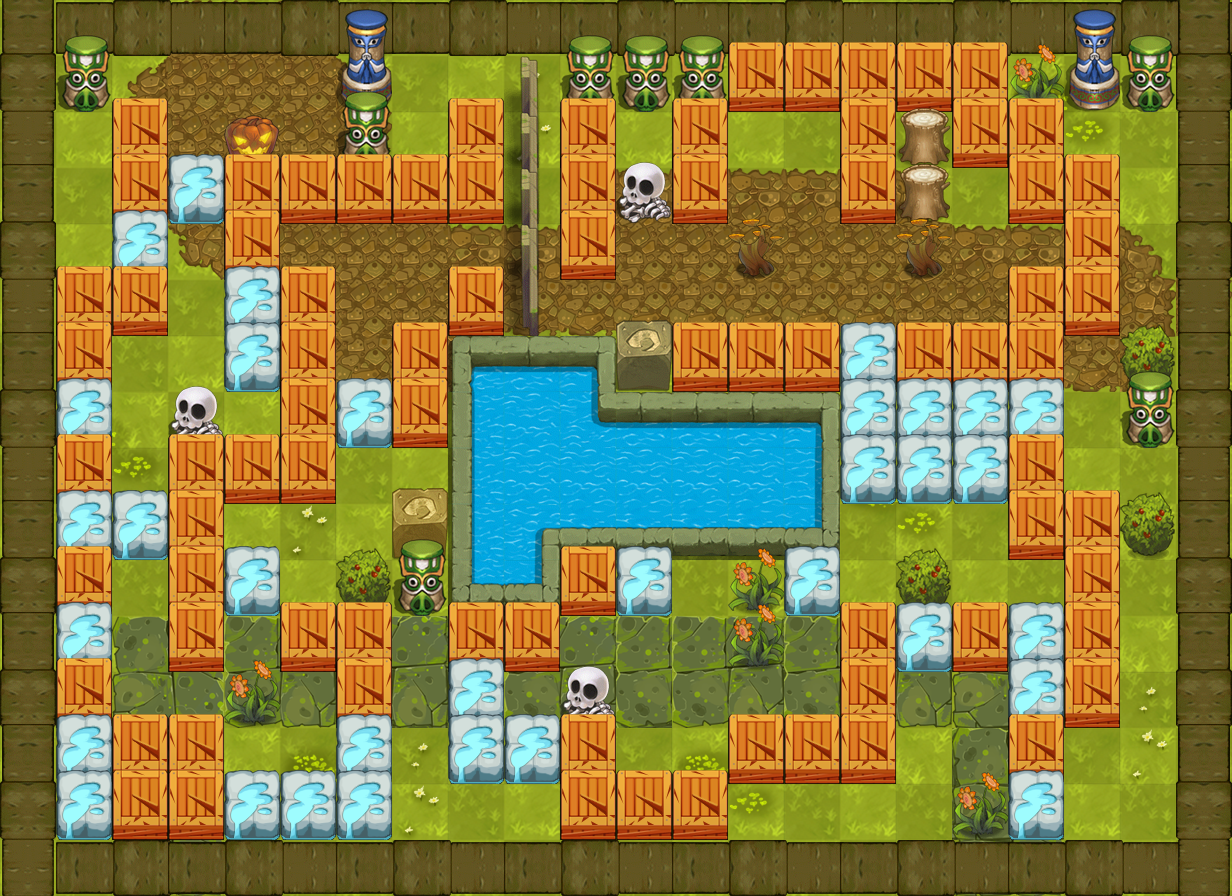

This game map was drawn from its Tiled (.tmx) file and the tilesets committed beside it. A one-line description and the trimmed map source follow:
An orthogonal 22x16 tile map with 56x56 px tiles, 4 tile layers (collidableLayer, backgroundLayer, floor, stoneLayer), 22 tilesets and 20 objects (soldier_pos).

<map version="1.0" orientation="orthogonal" width="22" height="16" tilewidth="56" tileheight="56">
 <tileset firstgid="1" name="lv2_clmap_base" tilewidth="56" tileheight="56">
  <image source="图块资源/lv2/lv2_clmap_base.png" width="112" height="112" />
 </tileset>
 <tileset firstgid="5" name="lv2_h_wall" tilewidth="56" tileheight="172">
  <image source="图块资源/lv2/lv2_h_wall.png" width="56" height="172" />
 </tileset>
 <tileset firstgid="6" name="lv2_v_wall" tilewidth="172" tileheight="56">
  <image source="图块资源/lv2/lv2_v_wall.png" width="172" height="56" />
 </tileset>
 <tileset firstgid="7" name="meta_tiles" tilewidth="56" tileheight="56">
  <image source="图块资源/lv2/meta_tiles.png" width="112" height="56" />
  <tile id="0">
   <properties>
    <property name="move" value="false" />
   </properties>
  </tile>
  <tile id="1">
   <properties>
    <property name="move" value="true" />
   </properties>
  </tile>
 </tileset>
 <tileset firstgid="9" name="grass" tilewidth="56" tileheight="68">
  <image source="图块资源/lv2/grass.png" width="56" height="68" />
  <tile id="0">
   <properties>
    <property name="type" value="stone" />
   </properties>
  </tile>
 </tileset>
 <tileset firstgid="10" name="lv2_stone" tilewidth="56" tileheight="72">
  <image source="图块资源/lv2/lv2_stone.png" width="56" height="144" />
  <tile id="0">
   <properties>
    <property name="type" value="stone" />
   </properties>
  </tile>
  <tile id="1">
   <properties>
    <property name="type" value="stone" />
   </properties>
  </tile>
 </tileset>
 <tileset firstgid="12" name="lv2_tree" tilewidth="56" tileheight="60">
  <image source="图块资源/lv2/lv2_tree.png" width="56" height="121" />
  <tile id="0">
   <properties>
    <property name="type" value="stone" />
   </properties>
  </tile>
  <tile id="1">
   <properties>
    <property name="type" value="stone" />
   </properties>
  </tile>
 </tileset>
 <tileset firstgid="14" name="lv2_sz1" tilewidth="56" tileheight="103">
  <image source="图块资源/lv2/lv2_sz1.png" width="56" height="103" />
  <tile id="0">
   <properties>
    <property name="type" value="stone" />
   </properties>
  </tile>
 </tileset>
 <tileset firstgid="15" name="lv2_sz2" tilewidth="56" tileheight="77">
  <image source="图块资源/lv2/lv2_sz2.png" width="56" height="77" />
  <tile id="0">
   <properties>
    <property name="type" value="stone" />
   </properties>
  </tile>
 </tileset>
 <tileset firstgid="16" name="riever" tilewidth="56" tileheight="56">
  <image source="图块资源/lv2/riever.png" width="56" height="728" />
 </tileset>
 <tileset firstgid="29" name="lv2_tex2" tilewidth="56" tileheight="56">
  <image source="图块资源/lv2/lv2_tex2.png" width="560" height="560" />
 </tileset>
 <tileset firstgid="129" name="floor1" tilewidth="56" tileheight="68">
  <image source="图块资源/lv2/floor1.png" width="56" height="68" />
  <tile id="0">
   <properties>
    <property name="type" value="stone" />
   </properties>
  </tile>
 </tileset>
 <tileset firstgid="130" name="floor2" tilewidth="56" tileheight="53">
  <image source="图块资源/lv2/floor2.png" width="56" height="53" />
  <tile id="0">
   <properties>
    <property name="type" value="stone" />
   </properties>
  </tile>
 </tileset>
 <tileset firstgid="131" name="floor3" tilewidth="56" tileheight="61">
  <image source="图块资源/lv2/floor3.png" width="56" height="61" />
  <tile id="0">
   <properties>
    <property name="type" value="stone" />
   </properties>
  </tile>
 </tileset>
 <tileset firstgid="132" name="kulo" tilewidth="56" tileheight="62">
  <image source="图块资源/lv2/kulo.png" width="56" height="62" />
 </tileset>
 <tileset firstgid="133" name="nangua" tilewidth="56" tileheight="53">
  <image source="图块资源/lv2/nangua.png" width="56" height="53" />
  <tile id="0">
   <properties>
    <property name="type" value="stone" />
   </properties>
  </tile>
 </tileset>
 <tileset firstgid="134" name="tile_box" tilewidth="56" tileheight="70">
  <image source="图块资源/lv2/tile_box.png" width="112" height="70" />
  <tile id="0">
   <properties>
    <property name="type" value="stone" />
   </properties>
  </tile>
  <tile id="1">
   <properties>
    <property name="type" value="box" />
   </properties>
  </tile>
 </tileset>
 <tileset firstgid="136" name="wl1" tilewidth="56" tileheight="64">
  <image source="图块资源/lv2/wl1.png" width="56" height="64" />
  <tile id="0">
   <properties>
    <property name="type" value="stone" />
   </properties>
  </tile>
 </tileset>
 <tileset firstgid="137" name="wl2" tilewidth="56" tileheight="53">
  <image source="图块资源/lv2/wl2.png" width="56" height="53" />
  <tile id="0">
   <properties>
    <property name="type" value="stone" />
   </properties>
  </tile>
 </tileset>
 <tileset firstgid="138" name="wl3" tilewidth="44" tileheight="65">
  <image source="图块资源/lv2/wl3.png" width="44" height="65" />
  <tile id="0">
   <properties>
    <property name="type" value="stone" />
   </properties>
  </tile>
 </tileset>
 <tileset firstgid="139" name="rightwl" tilewidth="36" tileheight="112">
  <image source="图块资源/lv2/rightwl.png" width="36" height="112" />
 </tileset>
 <tileset firstgid="140" name="leftwl" tilewidth="44" tileheight="112">
  <image source="图块资源/lv2/leftwl.png" width="44" height="112" />
 </tileset>
 <layer name="collidableLayer" width="22" height="16">
  <data>[352 cells, 352 non-empty, 2 distinct tile ids]</data>
 </layer>
 <layer name="backgroundLayer" width="22" height="16">
  <data>[352 cells, 352 non-empty, 4 distinct tile ids]</data>
 </layer>
 <layer name="floor" width="22" height="16">
  <data>[352 cells, 163 non-empty, 59 distinct tile ids]</data>
 </layer>
 <layer name="stoneLayer" width="22" height="16">
  <data>[352 cells, 197 non-empty, 26 distinct tile ids]</data>
 </layer>
 <objectgroup name="soldierObjects" width="22" height="16" visible="0">
  <object name="soldier_pos" x="896" y="784" width="56" height="56" />
 </objectgroup>
 <objectgroup name="enemyObject" width="22" height="16" visible="0">
  <object x="784" y="168" width="56" height="56">
   <properties>
    <property name="enemyType" value="7" />
   </properties>
  </object>
  <object x="672" y="280" width="56" height="56">
   <properties>
    <property name="enemyType" value="4" />
   </properties>
  </object>
  <object x="672" y="672" width="56" height="56">
   <properties>
    <property name="enemyType" value="6" />
   </properties>
  </object>
  <object x="224" y="56" width="56" height="56">
   <properties>
    <property name="enemyType" value="5" />
   </properties>
  </object>
  <object x="112" y="336" width="56" height="56">
   <properties>
    <property name="enemyType" value="3" />
   </properties>
  </object>
  <object x="1120" y="728" width="56" height="56">
   <properties>
    <property name="enemyType" value="7" />
   </properties>
  </object>
  <object x="840" y="504" width="56" height="56">
   <properties>
    <property name="enemyType" value="5" />
   </properties>
  </object>
  <object x="112" y="560" width="56" height="56">
   <properties>
    <property name="enemyType" value="6" />
   </properties>
  </object>
  <object x="1120" y="168" width="56" height="56">
   <properties>
    <property name="enemyType" value="7" />
   </properties>
  </object>
  <object x="392" y="224" width="56" height="56">
   <properties>
    <property name="enemyType" value="6" />
   </properties>
  </object>
  <object x="280" y="504" width="56" height="56">
   <properties>
    <property name="enemyType" value="4" />
   </properties>
  </object>
  <object x="392" y="784" width="56" height="56">
   <properties>
    <property name="enemyType" value="4" />
   </properties>
  </object>
 </objectgroup>
 <objectgroup name="groundObject" width="22" height="16">
  <object x="224" y="504" width="56" height="56">
   <properties>
    <property name="type" value="hand" />
   </properties>
  </object>
  </objectgroup>
</map>
<!-- 6 of 20 objects omitted -->
